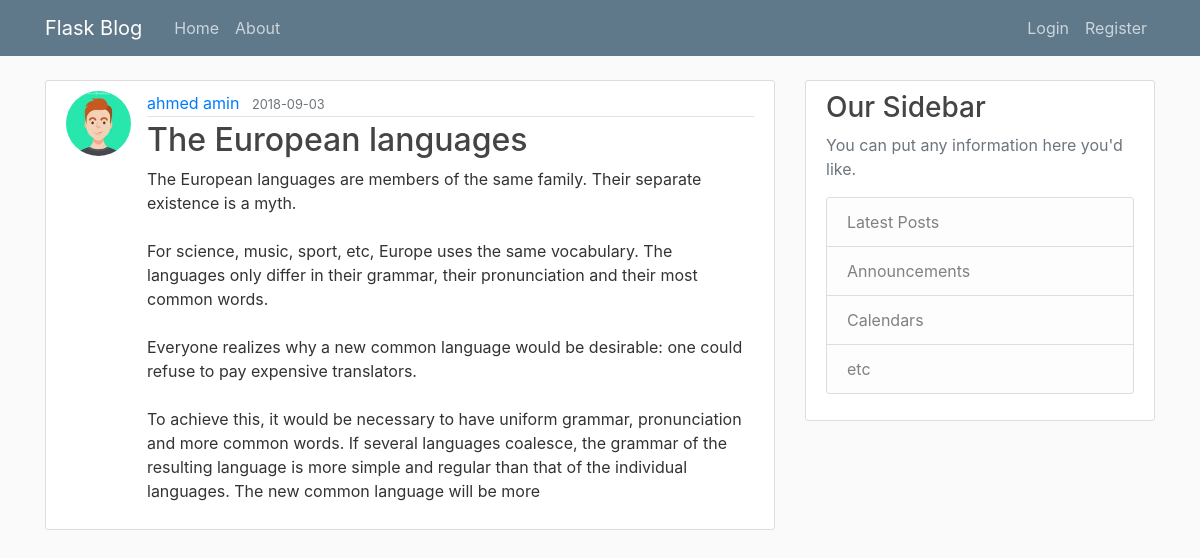
Screenshot of /post/2 with the database file from the repository.
### flaskblog/models.py (models this page shows, shortened)
class User(db.Model, UserMixin):
    id = db.Column(db.Integer, primary_key=True)
    username = db.Column(db.String(20), unique=True, nullable=False)
    email = db.Column(db.String(120), unique=True, nullable=False)
    image_file = db.Column(db.String(20), nullable=False, default='default.jpg')
    password = db.Column(db.String(60), nullable=False)
    posts = db.relationship('Post', backref='author', lazy=True)

class Post(db.Model):
    id = db.Column(db.Integer, primary_key=True)
    title = db.Column(db.String(100), nullable=False)
    date_posted = db.Column(db.DateTime, nullable=False, default=datetime.utcnow)
    content = db.Column(db.Text, nullable=False)
    user_id = db.Column(db.Integer, db.ForeignKey('user.id'), nullable=False)

### flaskblog/routes.py (the view)
@app.route('/post/<int:post_id>')
def post(post_id):
    post = Post.query.get_or_404(post_id)
    return render_template('post.html', title=post.title, post=post)

### flaskblog/templates/post.html (shortened to what this page needs)
{% extends 'layout.html' %}
{% block content %}
    <article class="media content-section">
        <img class="rounded-circle article-img" src="{{ url_for('static', filename='profile_pics/' + post.author.image_file) }}">
        <div class="media-body">
            <div class="article-metadata">
                <a class="mr-2" href="{{ url_for('user_posts', username = post.author.username) }}">{{ post.author.username }}</a>
                <small class="text-muted">{{ post.date_posted.strftime('%Y-%m-%d') }}</small>
            </div>
            <h2 class="article-title">{{ post.title }}</h2>
            <p class="article-content">{{ post.content }}</p>
        </div>
    </article>
{% endblock content %}

### flaskblog/static/main.css (style rules this page uses)
body { background: #fafafa; color: #333333; margin-top: 5rem; }
h1, h2, h3, h4, h5, h6 { color: #444444; }
.content-section { background: #ffffff; padding: 10px 20px; border: 1px solid #dddddd; border-radius: 3px; margin-bottom: 20px; }
.article-title { color: #444444; }
.article-content { white-space: pre-line; }
.article-img { height: 65px; width: 65px; margin-right: 16px; }
.article-metadata { padding-bottom: 1px; margin-bottom: 4px; border-bottom: 1px solid #e3e3e3 }

### rows the page displays
User: image_file (picture), author.username "ahmed amin"
Post: date_posted "2018-09-03", title "The European languages", content "The European languages are members of the same family. Their separate existence is a myth. For science, music, sport, etc, Europe uses the same vocabulary. The languages only differ in their grammar, their pronunciation and their most common words. Everyone realizes why a new common language would be desirable: one could refuse to pay expensive translators. To achieve this, it would be necessary to have uniform grammar, pronunciation and more common words. If several languages coalesce, the grammar of the resulting language is more simple and regular than that of the individual languages. The new common language will be more"
